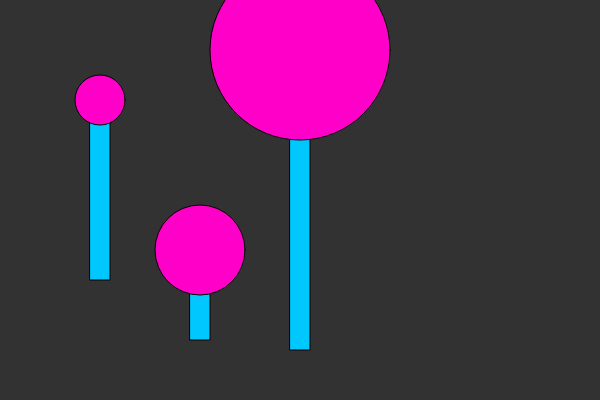
Frame 1 (no input)
Frame 60 (no input): identical to frame 1, image omitted
Frame 120 (the mouse pressed at the canvas centre since frame 60): identical to frame 1, image omitted

The p5.js sketch that drew this single still picture (run headless with seeded random() and noise() and a simulated clock; from frame 60 on, the mouse is pressed at the canvas centre):

// p5.js sketch
// ── sketch.js
function setup() {
  createCanvas(600, 400);
}

function draw() {
  background(50);

  lollipop(100, 100, 50, 180);
  lollipop(200, 250, 90, 90);
  lollipop(300, 50, 180, 300);

}

function lollipop(x, y, d, l) {
  fill(0, 200, 255);
  rect(x - 10, y, 20, l);

  fill(255, 0, 200);
  ellipse(x, y, d, d);
}
